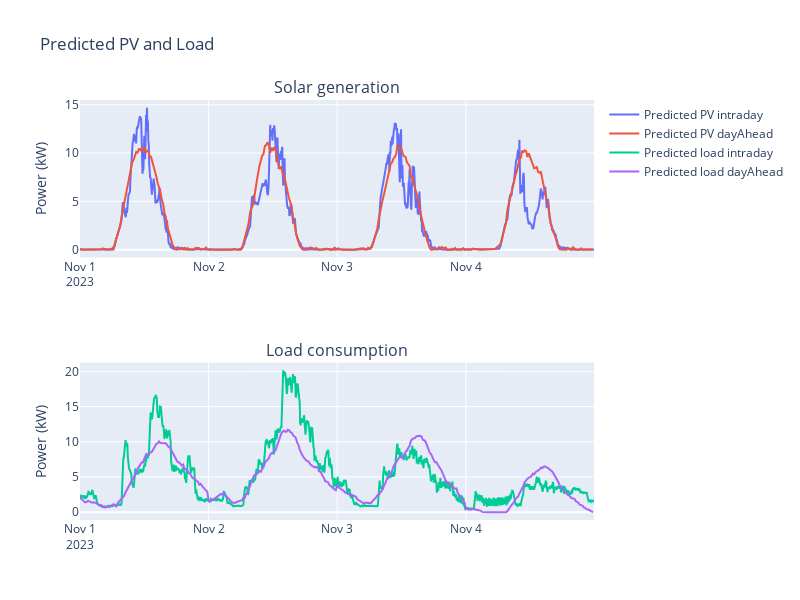

This figure's notebook cell:
### Code cell
from plotly.subplots import make_subplots
import plotly.graph_objects as go

fig = make_subplots(rows=2, cols=1,subplot_titles=('Solar generation','Load consumption'))

fig.add_trace(
    go.Scatter(x=IntraDay_sol_list['datetime'], y=IntraDay_sol_list['PARAM_PV'],name='Predicted PV intraday'),
    row=1, col=1
)
fig.add_trace(
    go.Scatter(x=dayAhead_sol_list['datetime'], y=dayAhead_sol_list['PARAM_PV'],name='Predicted PV dayAhead'),
    row=1, col=1
)

fig.add_trace(
    go.Scatter(x=IntraDay_sol_list['datetime'], y=IntraDay_sol_list['PARAM_PL'],name='Predicted load intraday'),
    row=2, col=1
)
fig.add_trace(
    go.Scatter(x=dayAhead_sol_list['datetime'], y=dayAhead_sol_list['PARAM_PL'],name='Predicted load dayAhead'),
    row=2, col=1
)
fig.update_yaxes(title_text = 'Power (kW)',row=1,col=1)
fig.update_yaxes(title_text = 'Power (kW)',row=2,col=1)
fig.update_layout(height=600, width=800, title_text="Predicted PV and Load")
fig.show()

### Figure 1 — Plotly figure (JSON) as saved in the notebook; plotly's stock layout.template omitted (floating-point values rounded to 4 significant figures; data arrays with more than 128 entries replaced by an {"elided": "..."} marker saying what was removed)
{"data": [{"name": "Predicted PV intraday", "type": "scatter", "x": {"elided": "1152 str values"}, "xaxis": "x", "y": {"elided": "1152 float values"}, "yaxis": "y"}, {"name": "Predicted PV dayAhead", "type": "scatter", "x": {"elided": "384 str values"}, "xaxis": "x", "y": {"elided": "384 float values"}, "yaxis": "y"}, {"name": "Predicted load intraday", "type": "scatter", "x": {"elided": "1152 str values"}, "xaxis": "x2", "y": {"elided": "1152 float values"}, "yaxis": "y2"}, {"name": "Predicted load dayAhead", "type": "scatter", "x": {"elided": "384 str values"}, "xaxis": "x2", "y": {"elided": "384 float values"}, "yaxis": "y2"}], "layout": {"annotations": [{"font": {"size": 16}, "showarrow": false, "text": "Solar generation", "x": 0.5, "xanchor": "center", "xref": "paper", "y": 1, "yanchor": "bottom", "yref": "paper"}, {"font": {"size": 16}, "showarrow": false, "text": "Load consumption", "x": 0.5, "xanchor": "center", "xref": "paper", "y": 0.375, "yanchor": "bottom", "yref": "paper"}], "height": 600, "title": {"text": "Predicted PV and Load"}, "width": 800, "xaxis": {"anchor": "y", "domain": [0, 1]}, "xaxis2": {"anchor": "y2", "domain": [0, 1]}, "yaxis": {"anchor": "x", "domain": [0.625, 1], "title": {"text": "Power (kW)"}}, "yaxis2": {"anchor": "x2", "domain": [0, 0.375], "title": {"text": "Power (kW)"}}}}
